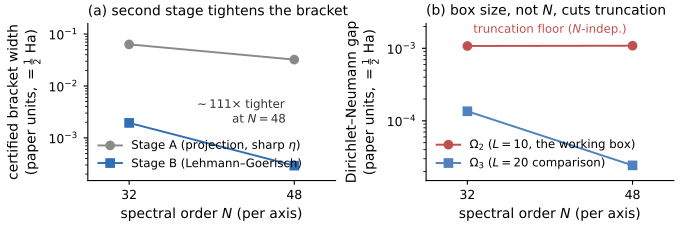

Generate this figure with Python:
"""Regenerate Figure 3 (fig3_convergence) from figs.json.

figs.json holds the plotted series; both trace to certified artifacts:
  fig3.stageA_width -> certified_stage2_final.json rows[*].bracket_w
  fig3.stageB_width -> upper_lower_truncation.json rows[*].bracket_width
Widths are in paper units (energy = 1/2 hartree).
"""
import json, matplotlib as mpl, matplotlib.pyplot as plt

G = json.load(open('figs.json'))
f3 = G["fig3"]; f4 = G["fig4"]

mpl.rcParams.update({
    "font.family":"sans-serif","font.size":10,
    "axes.labelsize":10,"axes.titlesize":10,
    "legend.fontsize":9,"xtick.labelsize":9,"ytick.labelsize":9,
    "axes.linewidth":0.8,"xtick.direction":"out","ytick.direction":"out",
    "xtick.major.size":3,"ytick.major.size":3,"xtick.major.width":0.8,"ytick.major.width":0.8,
    "axes.spines.top":False,"axes.spines.right":False,"legend.frameon":False,
    "figure.dpi":200,"savefig.dpi":300,"pdf.fonttype":42,"svg.fonttype":"none","lines.linewidth":1.4,
})
fig,(axA,axB)=plt.subplots(1,2,figsize=(6.8,2.28),constrained_layout=True)

cA="#8a8a8a"; cB="#2f6fb2"
axA.plot(f3["N"],f3["stageA_width"],"o-",color=cA,ms=6,label="Stage A (projection, sharp $\\eta$)")
axA.plot(f3["N"],f3["stageB_width"],"s-",color=cB,ms=6,label="Stage B (Lehmann–Goerisch)")
axA.set_yscale("log"); axA.set_xticks([32,48]); axA.set_xlim(28,52); axA.set_ylim(1.5e-4,1.6e-1)
axA.set_xlabel("spectral order $N$ (per axis)")
axA.set_ylabel(r"certified bracket width" "\n" r"(paper units, $=\frac{1}{2}$ Ha)")
rr=f3["stageA_width"][1]/f3["stageB_width"][1]
axA.annotate(f"$\\sim${rr:.0f}$\\times$ tighter\nat $N{{=}}48$",
             (48,(f3['stageA_width'][1]*f3['stageB_width'][1])**0.5),
             xytext=(-6,0),textcoords="offset points",ha="right",va="center",fontsize=8.5,color="#333")
axA.legend(loc="lower left",fontsize=8.5)
axA.set_title("(a) second stage tightens the bracket",loc="left",pad=6)

c1="#c0504d"; c2="#4f81bd"
axB.plot(f4["Omega1"]["N"],f4["Omega1"]["gap"],"o-",color=c1,ms=6,label="$\\Omega_2$ ($L=10$, the working box)")
axB.plot(f4["Omega2"]["N"],f4["Omega2"]["gap"],"s-",color=c2,ms=6,label="$\\Omega_3$ ($L=20$ comparison)")
axB.set_yscale("log"); axB.set_xticks([32,48]); axB.set_xlim(28,52); axB.set_ylim(1.5e-5,2.2e-3)
axB.set_xlabel("spectral order $N$ (per axis)")
axB.set_ylabel(r"Dirichlet–Neumann gap" "\n" r"(paper units, $=\frac{1}{2}$ Ha)")
axB.annotate("truncation floor ($N$-indep.)",(40,f4["Omega1"]["gap"][0]),
             xytext=(0,7),textcoords="offset points",ha="center",va="bottom",fontsize=8.5,color=c1)
axB.legend(loc="lower left",fontsize=8.5)
axB.set_title("(b) box size, not $N$, cuts truncation",loc="left",pad=6)

for ax in (axA,axB):
    for sp in ax.spines.values(): sp.set_linewidth(0.8)
    ax.tick_params(width=0.8)
fig.savefig("fig3_convergence.pdf")
